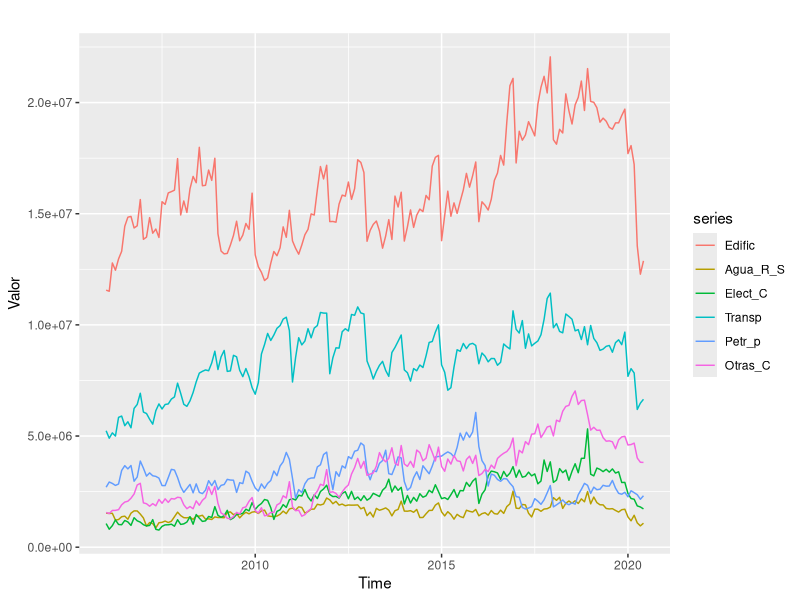

Write the R code that produced this figure. (Note: this script raises an error after producing the figure.)
install.packages("tseries")
install.packages("ggplot2")
install.packages("ggfortify")
install.packages("forecast")

library(tseries)
library(ggfortify)
library(ggplot2)
library(forecast)

datos= read.csv("datos_new.csv",header = TRUE)
datos=datos[,-(1:2)]

Valor=ts(datos,start = c(2006,1), frequency = 12)

Sumario = summary(Valor)
capture.output(Sumario, file="Sumario.csv")

png(filename = "series.png",width = 2000, height = 1600, res =200)
autoplot(Valor, ts.colour = "blue", ts.linetype = "dashed")
dev.off()

png(filename = "boxplot.png",width = 2000, height = 1600, res =250)
boxplot(valor, col=palette("Pastel 2"),xlab="Tipos de obras",ylab = "Valor")
dev.off()

for (x  in c(1:6)) {
  png(filename = paste("boxplot",x,".png", sep=""),width = 2000, height = 1600, res =250)
  boxplot(Valor[,x]~cycle(Valor[,x]),col=palette("Pastel 2"),ylab="Valor",xlab = "Meses")
  dev.off()  
}
